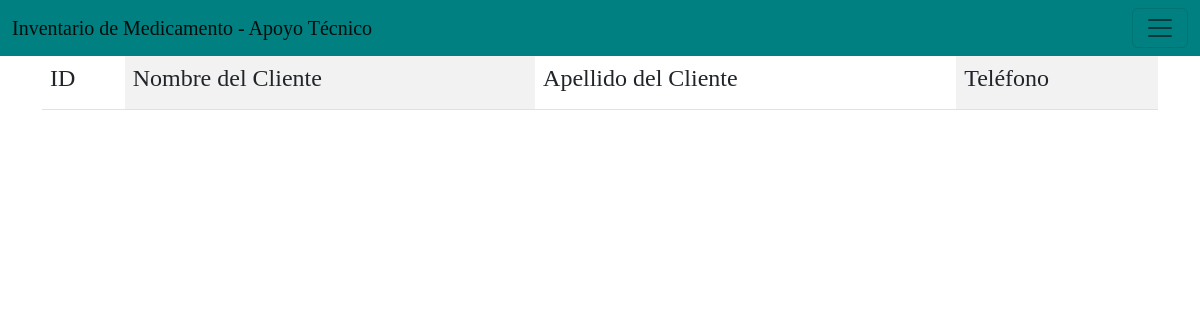
The page /Practicas_paginaWeb/clientes.php on the database as committed earlier.
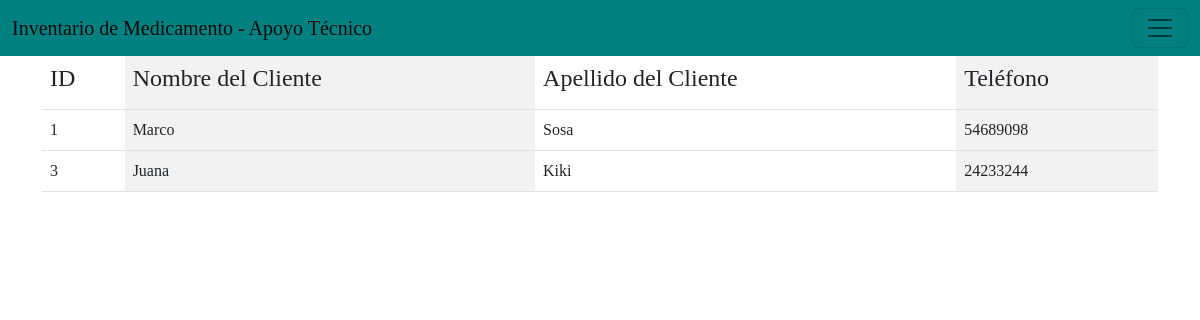
The same page on the database as committed later.
### tables this page shows
CREATE TABLE IF NOT EXISTS `clientes` (
  `id_cliente` int(11) NOT NULL AUTO_INCREMENT,
  `nom_cliente` varchar(100) NOT NULL,
  `ape_cliente` varchar(100) NOT NULL,
  `nit` varchar(13) NOT NULL,
  `telefono_cliente` varchar(8) NOT NULL,
  PRIMARY KEY (`id_cliente`)
);

### Practicas_paginaWeb/clientes.php (the view, shortened to what this page needs)
<!DOCTYPE html>
<html lang="en">
<head>
    <link href="https://cdn.jsdelivr.net/npm/bootstrap@5.2.0-beta1/dist/css/bootstrap.min.css" rel="stylesheet">
</head>
<body bgcolor="#006316" style="font-family: 'Georgia MT';">
<nav class="navbar" style="background-color: #008080;">
  <div class="container-fluid">
    <a class="navbar-brand" href="#">Inventario de Medicamento - Apoyo Técnico</a>
    <button class="navbar-toggler" type="button" data-bs-toggle="offcanvas" data-bs-target="#offcanvasDarkNavbar" aria-controls="offcanvasDarkNavbar">
      <span class="navbar-toggler-icon"></span>
    </button>
  </div>
</nav>
        <div class="container-sm">
        <?php
        $user = "root";
        $pass = "";
        $host = "localhost";
        $conneccion = mysqli_connect($host, $user, $pass);
        $consulta = "SELECT * FROM `clientes`
        ";
        $result = mysqli_query($conneccion,$consulta);
        echo '<table class="table table-hover table-striped-columns">';
        echo "<tr>";
        echo '<th scope="col"><h4>ID</th></h4>';
        echo '<th scope="col"><h4> Nombre del Cliente </th></h4>';
        echo '<th scope="col"><h4> Apellido del Cliente </th></h4>';
        echo '<th scope="col"><h4> Teléfono </th></h4>';
        echo "</tr>";
        while ($colum = mysqli_fetch_array($result))
        {
            echo "<tr>";
            echo "<td>" . $colum['id_cliente'] . "</td>";
            echo "<td>" . $colum['nom_cliente'] . "</td>";
            echo "<td>" . $colum['ape_cliente'] . "</td>";
            echo "<td>" . $colum['telefono_cliente'] . "</td>";
            echo "</tr>";
        }
        echo "</table>"; ?>
</div>
    </body>
</html>

Rows that differ between the two databases and show on the page:
added clientes: id_cliente "1", nom_cliente "Marco", ape_cliente "Sosa", telefono_cliente "54689098"
added clientes: id_cliente "3", nom_cliente "Juana", ape_cliente "Kiki", telefono_cliente "24233244"
